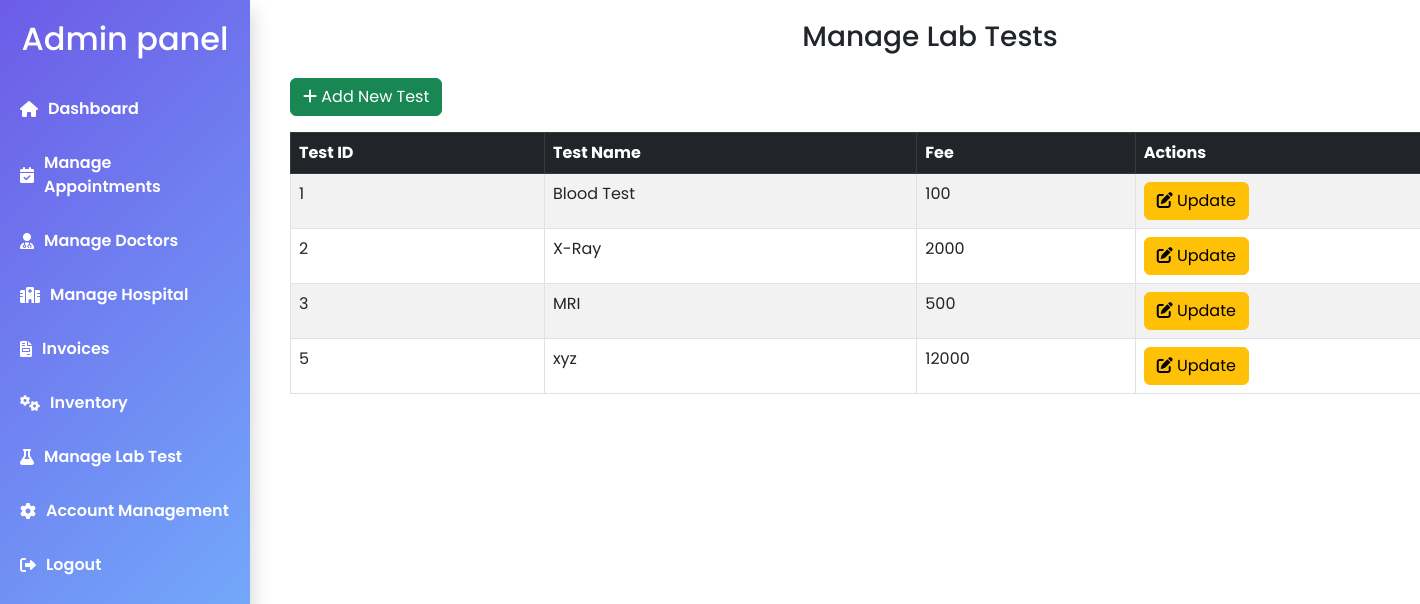
Page /admin/manage_labtest.php on the committed database.
### tables this page shows
CREATE TABLE `labtest` (
  `TestID` int(11) NOT NULL,
  `TestName` varchar(25) NOT NULL,
  `Fee` double NOT NULL
);

### admin/manage_labtest.php (the view, shortened to what this page needs)
<?php
include '../dbconfig.php';
$labtestquery = "SELECT * FROM labtest";
$tests = [];
$result = mysqli_query($conn, $labtestquery);
if ($result && mysqli_num_rows($result) > 0) {
    while ($row = mysqli_fetch_assoc($result)) {
        $tests[] = $row;
    }
}
?>
<!DOCTYPE html>
<html lang="en">
<head>
    <link href="https://cdnjs.cloudflare.com/ajax/libs/font-awesome/6.0.0-beta3/css/all.min.css" rel="stylesheet">
    <link href="https://cdn.jsdelivr.net/npm/bootstrap@5.3.0-alpha3/dist/css/bootstrap.min.css" rel="stylesheet">
</head>
<body>
    <?php
    include 'sidebar.php';
    ?>
<div class="container main-content">
    <h3 class="mb-4 text-center">Manage Lab Tests</h3>
    <button class="btn btn-success mb-3" data-bs-toggle="modal" data-bs-target="#addTestModal">
        <i class="fas fa-plus"></i> Add New Test
    </button>
    <table class="table table-bordered table-striped">
        <thead class="table-dark">
            <tr>
                <th>Test ID</th>
                <th>Test Name</th>
                <th>Fee</th>
                <th>Actions</th>
            </tr>
        </thead>
        <tbody>
            <?php if (!empty($tests)): ?>
                <?php foreach ($tests as $test): ?>
                    <tr>
                        <td><?= htmlspecialchars($test['TestID']) ?></td>
                        <td><?= htmlspecialchars($test['TestName']) ?></td>
                        <td><?= htmlspecialchars($test['Fee']) ?></td>
                        <td>
                            <button
                                class="btn btn-warning update-test-btn"
                                data-bs-toggle="modal"
                                data-bs-target="#updateTestModal"
                                data-test-id="<?= htmlspecialchars($test['TestID']) ?>"
                                data-test-name="<?= htmlspecialchars($test['TestName']) ?>"
                                data-fee="<?= htmlspecialchars($test['Fee']) ?>">
                                <i class="fas fa-edit"></i> Update
                            </button>
                        </td>
                    </tr>
                <?php endforeach; ?>
            <?php else: ?>
                <tr>
                    <td colspan="4" class="text-center">No lab tests found</td>
                </tr>
            <?php endif; ?>
        </tbody>
    </table>
</div>
</body>
</html>

### admin/sidebar.php (style rules this page uses)
body { font-family: 'Poppins', sans-serif; margin: 0; padding: 0; }
.main-content { margin-left: 270px; padding: 20px; min-height: 100vh; }

### rows in the picture
labtest: TestID "1", TestName "Blood Test", Fee "100"
labtest: TestID "2", TestName "X-Ray", Fee "2000"
labtest: TestID "3", TestName "MRI", Fee "500"
labtest: TestID "5", TestName "xyz", Fee "12000"
